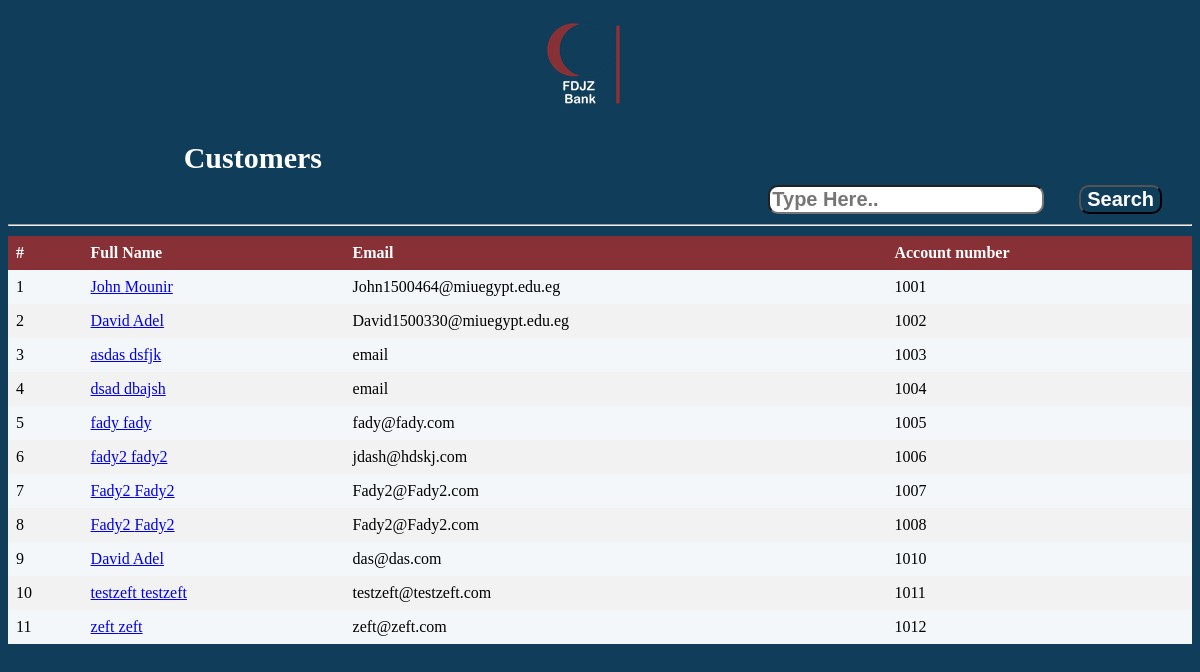
/Worker/php/Showusers.php, run on an earlier commit of the app's database.
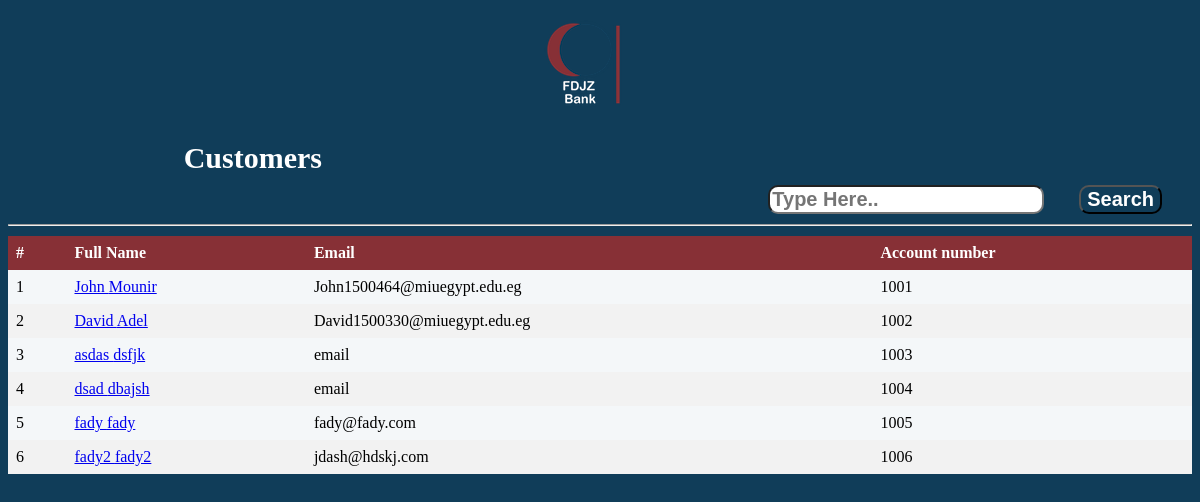
And on a later commit of the database.
### tables this page shows
CREATE TABLE `customer_account` (
  `ID` int(11) NOT NULL,
  `FNAME` varchar(50) DEFAULT NULL,
  `LNAME` varchar(50) DEFAULT NULL,
  `PersonalID` varchar(14) DEFAULT NULL,
  `Address` varchar(100) DEFAULT NULL,
  `MobileNumber` varchar(11) DEFAULT NULL,
  `Email` varchar(200) DEFAULT NULL,
  `DateOfBirth` date DEFAULT NULL,
  `WorkerID` int(11) NOT NULL,
  `DateAdded` datetime NOT NULL
);

### Worker/ClassesGedida/dbconnect.php (called while the page is built, shortened)
<?php
  class dbconnect
  {
      private $servername;
      private $username;
      private $password;
      private $db;
      private $con;
      function __construct()
      {
          $this->servername = "localhost";
          $this->username = "root";
          $this->password = "";
          $this->db = "FDJZ";
          $this->con = $this->Connect();
      }
      function connect()
      {
          $this->con = mysqli_connect($this->servername, $this->username, $this->password, $this->db);
          if ($this -> con ->connect_error)
          {
              die("Failed to connect: " .$this->con->connect_error);
          }
          else
          {
              return $this->con;
          }
      }
      function executesql($sql)
      {
        $result = mysqli_query($this->con, $sql);
        if($result == TRUE)
              {
          return $result;
        }
        else
              {
          echo "Error executing SQL statement: " .$this->con->error;
        }
      }
  }
?>

### Worker/ClassesGedida/WorkerAdminCommon.php (the view, shortened to what this page needs)
<?php
  class WorkerAdminCommon extends User{
    function showAllCustomers(){
      $db = new dbconnect;
      $db->connect();
      $sql = "SELECT `FName`, `LName`, `Email`, `id`
              FROM `customer_account`
              ";
      $result = $db->executesql($sql);
      $counter = 1;
      foreach($result as $row){
          echo'<tr>';
          echo'<td>'.$counter++.'</td>';
          echo'<td><a href="Usersreport.php?id='.$row['id'].'">'.$row['FName']." ".$row['LName'].'</a></td>';
          echo'<td>'.$row['Email'].'</td>';
          echo'<td>'.$row['id'].'</td>';
          echo'</tr>';
      }
    }
  }
?>

### Worker/php/Showusers.php (shortened to what this page needs)
<?php
  $flag = 1;
  $admin = new Admin;
 ?>
<html>
    <head>
        <link rel="stylesheet" type="text/css" href="../css/showusers.css">
        <link rel="stylesheet" href="http://ajax.googleapis.com/ajax/libs/jqueryui/1.10.1/themes/base/minified/jquery-ui.min.css" type="text/css" />
    </head>
    <body>
      <form action="" method="post">
        <div class="logo">
            <a href="<?php echo $href; ?>" id="logoposition"><img  src="../img/workerlogo.png" alt="" /></a>
        </div>
		      <div>
			         <div id="s">
                  <a id="d">Customers</a>
                  <input type="search" placeholder="Type Here.." name="search" id="y" class="auto">
                  <input type="submit" value="Search" id="x">
                  <hr>
			           </div>
	        </div>
        <div class="tableback">
            <table class="userstable">
                <thead>
                  <tr>
                    <th>#</th>
                    <th>Full Name</th>
                    <th>Email</th>
                    <th>Account number</th>
                  </tr>
                </thead>
                <tbody>
                  <?php
                  if ($flag == 1){
                    $admin->showAllCustomers();
                  }else if ($flag == 2){
                    $admin->showSpecificCustomerFromSearch($searchId);
                  }
                  ?>
                </tbody>
            </table>
        </div>
		</form>
    </body>
</html>

### Worker/css/showusers.css (style rules this page uses)
body { background-color:#103D59; }
.userstable { border-collapse: collapse; width: 100%; }
th, td { text-align: left; padding: 8px; }
tr:nth-child(even) { background-color: #f2f2f2 }
th { background-color: #873036; color: white; }
.tableback { background: #F4F7F9; }
.logo { background: 103D59; }
#logoposition { margin-left: 40%; }
table { overflow-x: auto; }
#s { text-align:right; font-size:20px; margin-top:20px; }
#x { font-weight:bold; font-size:20px; color:white; background-color:#103D59; border-radius:10px; margin-right:30px; margin-top:10px; cursor: pointer; }
#y { font-weight:bold; font-size:20px; color:#103D59; background-color:white; border-radius:10px; margin-right:30px; }
#d { color:white; font-weight:bold; font-size:30px; margin-right:870px; }

What changed in the data, as far as the page shows it:
removed customer_account: FNAME "Fady2", LNAME "Fady2", Email "Fady2@Fady2.com", ID "1007"
removed customer_account: FNAME "Fady2", LNAME "Fady2", Email "Fady2@Fady2.com", ID "1008"
removed customer_account: FNAME "David", LNAME "Adel", Email "das@das.com", ID "1010"
removed customer_account: FNAME "testzeft", LNAME "testzeft", Email "testzeft@testzeft.com", ID "1011"
removed customer_account: FNAME "zeft", LNAME "zeft", Email "zeft@zeft.com", ID "1012"
